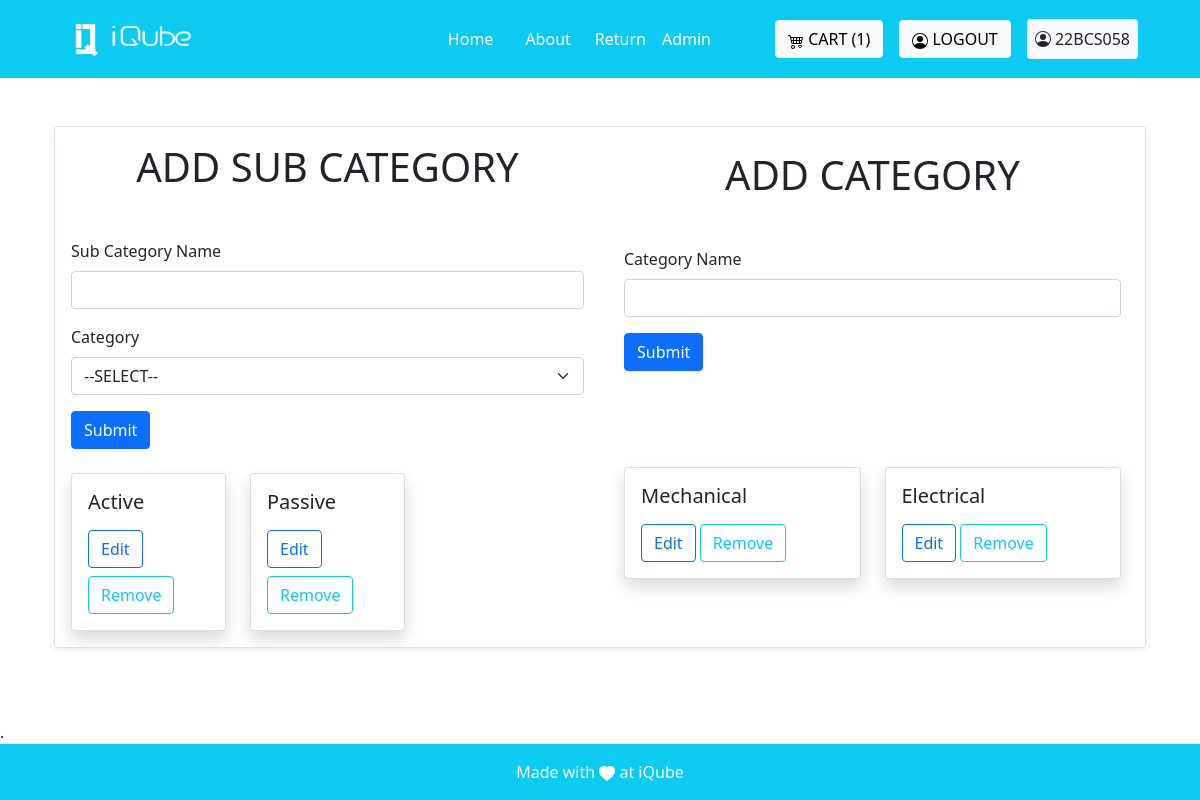
Screenshot of /add_category/ (signed in) with the database file from the repository.
### invention/models.py (models this page shows, shortened)
class SubCategory(models.Model):
    name_sub=models.CharField(max_length=25)
    category = models.ForeignKey('Category', on_delete=models.CASCADE)
    created_by = models.ForeignKey(User, on_delete=models.CASCADE)
    created_at=models.DateTimeField(auto_now=True)

class Category(models.Model):
    name=models.CharField(max_length=25)
    created_by = models.ForeignKey(User, on_delete=models.CASCADE)
    created_at=models.DateTimeField(auto_now=True)
    class Meta:
        verbose_name_plural = 'Categories'

### invention/decorators.py (the view)
        def wrapper_func(request, *args, **kwargs):
            group = None
            mail=AdminMail.objects.all()
            p=0
            for i in mail:
                if request.user.email==i.mail:
                    p=10
            if request.user.groups.exists():
                group = request.user.groups.all()[0].name
            if (group in allowed_roles) or (p==10):
              return view_func(request, *args, **kwargs)
            else:
                return render(request, 'core/no_permission.html')

### invention/templates/adminview/add_category.html (shortened to what this page needs)
{% extends 'base.html' %}
{% load static %}
{% block base %}
<head>
    <link href="https://cdn.jsdelivr.net/npm/bootstrap@5.0.2/dist/css/bootstrap.min.css" rel="stylesheet">
<head>
<body>
    <div class="container mb-1 mt-5" style="display:flex;justify-content:center;align-items:center">
    <div class="col-md-12">
        <div class="row row-cols-md-2 g-0 border rounded overflow-hidden flex-md-row mb-4 shadow-sm h-md-250 position-relative">
        <div class="p-3">
          <form method="POST"  onsubmit="return checkCategory()">
            <center><h1 style="font-style:Serif" class="mb-5">ADD SUB CATEGORY </h1></center>
            <div class="mb-3">
                <label for="exampleInputEmail1" class="form-label">Sub Category Name</label>
                <input type="text" class="form-control" id="exampleInputEmail1" name="form1" required>
            </div>
            <div class="mb-3">
              <label for="select" class="form-label">Category</label>
              <select class="form-select" id="select" name="category" required>
                  <option disabled selected>--SELECT--</option>
              </select>
          </div>
          <button type="submit" id="submitBtn" class="btn btn-primary">Submit</button>
        </form>
        <div class="mt-4" id="productsContainer">
          <div class="row row-cols-1 row-cols-md-3" id="productList">
            {% for category in sub_category reversed %}
            <div class="col product-card">
              <div class="card shadow">
                <div class="card-body">
                  <h5 class="card-title">{{ category.name_sub }}</h5>
                  <a href="{% url 'edit_subcategory' category.id %}"><button class="mt-2 btn btn-outline-primary" onclick="return confirmSubmitItem('{{ category.id }}')">Edit</button></a> <a href="{% url 'delete_subcategory' category.id %}"><button class="btn btn-outline-info mt-2" onclick="return confirmRemoveItem('{{ category.id }}')">Remove</button></a>
                  </div>
                </div>
              </div>
              {% empty %}
              <p>Not yet added</p>
            {% endfor %}
            </div>
          </div>
      </div>
      <div>
          <div class="col p-4 d-flex flex-column position-static" >
            <form method="POST" onsubmit="return checkCategory()">
                <center><h1 style="font-style:Serif" class="mb-5">ADD CATEGORY </h1></center>
                <div class="mb-3">
                    <label for="exampleInputEmail1" class="form-label">Category Name</label>
                    <input type="text" class="form-control" id="exampleInputEmail1" name="form2" required>
                </div>
                <button type="submit" class="btn btn-primary">Submit</button>
            </form>
          </div>
          <div class="p-4 mt-5" id="productsContainer">
            <div class="row row-cols-1 row-cols-md-2 g-4" id="productList">
              {% for category in categories reversed %}
              <div class="col product-card">
                <div class="card shadow">
                  <div class="card-body">
                    <h5 class="card-title">{{ category.name }}</h5>
                    <a href="{% url 'edit_category' category.id %}"><button class="mt-2 btn btn-outline-primary" onclick="return confirmSubmitItem('{{ category.id }}')">Edit</button></a> <a href="{% url 'delete_category' category.id %}"><button class="btn btn-outline-info mt-2" onclick="return confirmRemoveItem('{{ category.id }}')">Remove</button></a>
                    </div>
                  </div>
                </div>
                {% empty %}
                <p>Not yet added</p>
              {% endfor %}
              </div>
            </div>
        </div>
        </div>
    </div>
    </div>
      <div class="mb-5 mt-5">
        .
      </div>
</body>
{% endblock %}

### invention/templates/base.html (shortened to what this page needs)
{% load static %}
<!DOCTYPE html>
<html lang="en">
<head>
    <link href="https://cdn.jsdelivr.net/npm/bootstrap@5.3.2/dist/css/bootstrap.min.css" rel="stylesheet"
>
</head>
<body>
    <nav class="sticky-top navbar navbar-expand-lg navbar-dark bg-info p-3">
    <div class="container">
            <a class="navbar-brand" href="#">
                <img src="{% static 'images/logo-white.png' %}" alt="Logo" height="36" width="150">
            </a>
            <div class="collapse navbar-collapse justify-content-end" id="navbarNav">
                <ul class="navbar-nav mx-5">
                    <li class="nav-item mx-2">
                        <a class="nav-link active" href="{% url 'Home'%}">Home</a>
                    </li>
                    <li class="nav-item mx-2">
                        <a class="nav-link active" href="{% url 'About' %}">About</a>
                    </li>
                    <li>
                        <a href="/return_form" class="nav-link active">Return</a>
                    </li>
                    {% for group in request.user.groups.all %}
                        {% if group.name == 'superadmin' %}
                    <li>
                        <a class="nav-link active" href="{% url 'admin_views' %}">Admin</a>
                    </li>
                        {% elif group.name == 'admin' %}
                        <li>
                            <a class="nav-link active" href="{% url 'admin_views' %}">Admin</a>
                        </li>
                        {% endif %}
                    {% endfor %}
                </ul>
            </div>
            <div class="mt-3 mt-lg-0 mx-2">
                <a class="btn btn-light" href="{% url 'view_cart' %}">
                    CART ({{count}})
                </a>
            </div>
            {% if not user.is_authenticated %}
            <div class="mt-3 mt-lg-0 mx-2">
                <a class="btn btn-light" href="{% url "social:begin" 'azuread-tenant-oauth2' %}">
                    <svg xmlns="http://www.w3.org/2000/svg" width="16" height="16" fill="currentColor" class="bi bi-person-circle" viewBox="0 0 16 16">
                    <path d="M11 6a3 3 0 1 1-6 0 3 3 0 0 1 6 0"/>
                        <path fill-rule="evenodd" d="M0 8a8 8 0 1 1 16 0A8 8 0 0 1 0 8m8-7a7 7 0 0 0-5.468 11.37C3.242 11.226 4.805 10 8 10s4.757 1.225 5.468 2.37A7 7 0 0 0 8 1"/>
                    </svg>
                    LOGIN
                </a>
            </div>
            {% else %}
            <div class="mt-3 mt-lg-0 mx-2">
                <a class="btn btn-light" href="{% url 'logout' %}">
                    LOGOUT
                </a>
            </div>
            <div class="mt-1 mt-lg-0 mx-2 p-2 rounded bg-light">
                    {{request.user.username}}
            </div>
            {% endif %}
        </div>
    </nav>
    <main>
        <div>
            {% block base %}{% endblock %}
        </div>
    </main>
    <footer class="bg-light text-center text-lg-start fixed-bottom">
        <div class="text-center p-2 bg-info p-3" style=" color: white;">
            <div>Made with
                <svg xmlns="http://www.w3.org/2000/svg" width="16" height="16" fill="currentColor"
                    class="bi bi-heart-fill" viewBox="0 0 16 16">
                    <path fill-rule="evenodd"
                        d="M8 1.314C12.438-3.248 23.534 4.735 8 15-7.534 4.736 3.562-3.248 8 1.314z" />
                </svg>
               at iQube
            </div>
        </div>
    </footer>
</body>
</html>
{% load sweetify %}

### invention/templates/base.html (style rules this page uses)
html { scroll-behavior:smooth; }

### rows the page displays
SubCategory: name_sub "Active"
SubCategory: name_sub "Passive"
Category: name "Mechanical"
Category: name "Electrical"

### other values shown
{{ count }} "1"
{{ request.user.username }} "22BCS058"
